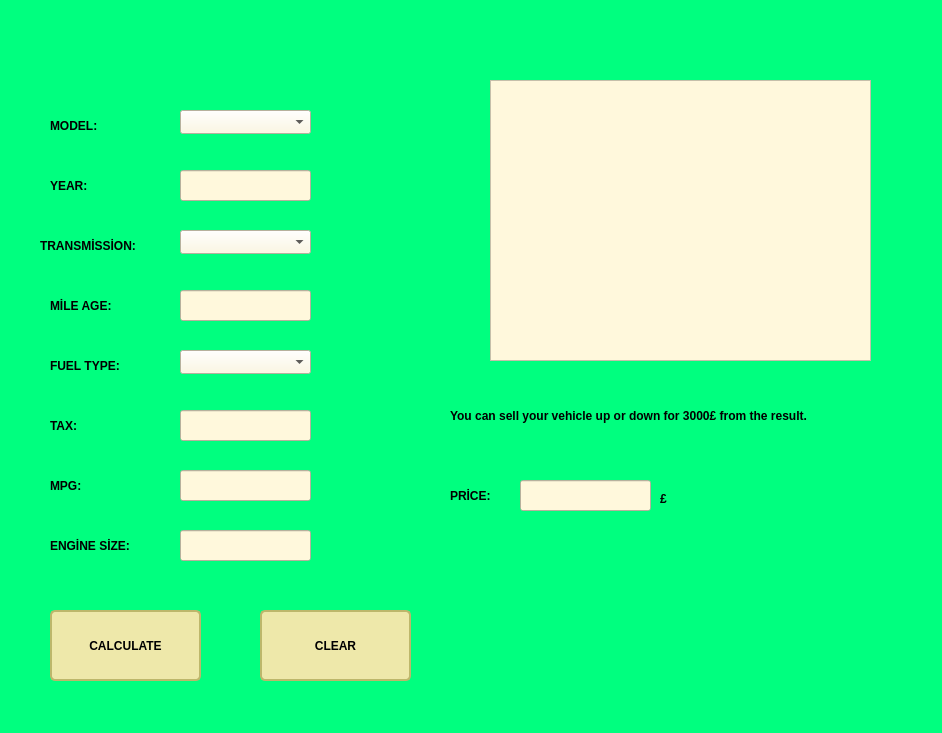
<?xml version="1.0" encoding="UTF-8"?>
<ui version="4.0">
 <class>Form</class>
 <widget class="QWidget" name="Form">
  <property name="geometry">
   <rect>
    <x>0</x>
    <y>0</y>
    <width>942</width>
    <height>733</height>
   </rect>
  </property>
  <property name="windowTitle">
   <string>MERCEDES</string>
  </property>
  <property name="styleSheet">
   <string notr="true">QWidget{
background-color:	#00ff7f;
}
QPushButton {
    background-color: palegoldenrod;
    border-width: 2px;
    border-color: darkkhaki;
    border-style: solid;
    border-radius: 5;
    padding: 3px;
    min-width: 9ex;
    min-height: 2.5ex;
}

QPushButton:hover {
   background-color: khaki;
}

/* Increase the padding, so the text is shifted when the button is
   pressed. */
QPushButton:pressed {
    padding-left: 5px;
    padding-top: 5px;
    background-color: #006600;
}

QLabel, QAbstractButton {
    font: bold;
}

/* Mark mandatory fields with a brownish color. */
.mandatory {
    color: brown;
}
QComboBox, QLineEdit, QSpinBox, QTextEdit, QListView {
   background-color: cornsilk;
   selection-color: #0a214c; 
   selection-background-color: #C19A6B;
}
</string>
  </property>
  <widget class="QLabel" name="label">
   <property name="geometry">
    <rect>
     <x>50</x>
     <y>110</y>
     <width>111</width>
     <height>31</height>
    </rect>
   </property>
   <property name="text">
    <string>MODEL:</string>
   </property>
  </widget>
  <widget class="QLabel" name="label_2">
   <property name="geometry">
    <rect>
     <x>50</x>
     <y>170</y>
     <width>111</width>
     <height>31</height>
    </rect>
   </property>
   <property name="text">
    <string>YEAR:</string>
   </property>
  </widget>
  <widget class="QLabel" name="label_3">
   <property name="geometry">
    <rect>
     <x>40</x>
     <y>230</y>
     <width>131</width>
     <height>31</height>
    </rect>
   </property>
   <property name="text">
    <string>TRANSMİSSİON:</string>
   </property>
  </widget>
  <widget class="QLabel" name="label_4">
   <property name="geometry">
    <rect>
     <x>50</x>
     <y>290</y>
     <width>111</width>
     <height>31</height>
    </rect>
   </property>
   <property name="text">
    <string>MİLE AGE:</string>
   </property>
  </widget>
  <widget class="QLabel" name="label_5">
   <property name="geometry">
    <rect>
     <x>50</x>
     <y>350</y>
     <width>111</width>
     <height>31</height>
    </rect>
   </property>
   <property name="text">
    <string>FUEL TYPE:</string>
   </property>
  </widget>
  <widget class="QLabel" name="label_6">
   <property name="geometry">
    <rect>
     <x>50</x>
     <y>410</y>
     <width>111</width>
     <height>31</height>
    </rect>
   </property>
   <property name="text">
    <string>TAX:</string>
   </property>
  </widget>
  <widget class="QLabel" name="label_7">
   <property name="geometry">
    <rect>
     <x>50</x>
     <y>470</y>
     <width>111</width>
     <height>31</height>
    </rect>
   </property>
   <property name="text">
    <string>MPG:</string>
   </property>
  </widget>
  <widget class="QLabel" name="label_8">
   <property name="geometry">
    <rect>
     <x>50</x>
     <y>530</y>
     <width>111</width>
     <height>31</height>
    </rect>
   </property>
   <property name="text">
    <string>ENGİNE SİZE:</string>
   </property>
  </widget>
  <widget class="QComboBox" name="Merc_Model_Combo">
   <property name="geometry">
    <rect>
     <x>180</x>
     <y>110</y>
     <width>131</width>
     <height>24</height>
    </rect>
   </property>
   <property name="toolTipDuration">
    <number>0</number>
   </property>
   <property name="currentText">
    <string/>
   </property>
   <property name="currentIndex">
    <number>-1</number>
   </property>
   <item>
    <property name="text">
     <string>SLK</string>
    </property>
   </item>
   <item>
    <property name="text">
     <string>S CLASS</string>
    </property>
   </item>
   <item>
    <property name="text">
     <string>SL CLASS</string>
    </property>
   </item>
   <item>
    <property name="text">
     <string>G CLASS</string>
    </property>
   </item>
   <item>
    <property name="text">
     <string>GLE CLASS</string>
    </property>
   </item>
   <item>
    <property name="text">
     <string>GLA CLASS</string>
    </property>
   </item>
   <item>
    <property name="text">
     <string>A CLASS</string>
    </property>
   </item>
   <item>
    <property name="text">
     <string>B CLASS</string>
    </property>
   </item>
   <item>
    <property name="text">
     <string>GLC CLASS</string>
    </property>
   </item>
   <item>
    <property name="text">
     <string>C CLASS</string>
    </property>
   </item>
   <item>
    <property name="text">
     <string>E CLASS</string>
    </property>
   </item>
   <item>
    <property name="text">
     <string>GL CLASS</string>
    </property>
   </item>
   <item>
    <property name="text">
     <string>CLS CLASS</string>
    </property>
   </item>
   <item>
    <property name="text">
     <string>CLC CLASS</string>
    </property>
   </item>
   <item>
    <property name="text">
     <string>CLA CLASS</string>
    </property>
   </item>
   <item>
    <property name="text">
     <string>V CLASS</string>
    </property>
   </item>
   <item>
    <property name="text">
     <string>M CLASS</string>
    </property>
   </item>
   <item>
    <property name="text">
     <string>CL CLASS</string>
    </property>
   </item>
   <item>
    <property name="text">
     <string>GLS CLASS</string>
    </property>
   </item>
   <item>
    <property name="text">
     <string>GLB CLASS</string>
    </property>
   </item>
   <item>
    <property name="text">
     <string>X CLASS</string>
    </property>
   </item>
   <item>
    <property name="text">
     <string>180</string>
    </property>
   </item>
   <item>
    <property name="text">
     <string>CLK</string>
    </property>
   </item>
   <item>
    <property name="text">
     <string>R CLASS</string>
    </property>
   </item>
   <item>
    <property name="text">
     <string>230</string>
    </property>
   </item>
   <item>
    <property name="text">
     <string>220</string>
    </property>
   </item>
   <item>
    <property name="text">
     <string>200</string>
    </property>
   </item>
  </widget>
  <widget class="QLineEdit" name="Merc_Year_lineEdit">
   <property name="geometry">
    <rect>
     <x>180</x>
     <y>170</y>
     <width>131</width>
     <height>31</height>
    </rect>
   </property>
   <property name="focusPolicy">
    <enum>Qt::StrongFocus</enum>
   </property>
   <property name="readOnly">
    <bool>false</bool>
   </property>
  </widget>
  <widget class="QComboBox" name="Merc_Trans_comboBox">
   <property name="geometry">
    <rect>
     <x>180</x>
     <y>230</y>
     <width>131</width>
     <height>24</height>
    </rect>
   </property>
   <property name="toolTipDuration">
    <number>0</number>
   </property>
   <property name="currentIndex">
    <number>-1</number>
   </property>
   <item>
    <property name="text">
     <string>AUTOMATİC</string>
    </property>
   </item>
   <item>
    <property name="text">
     <string>MANUEL</string>
    </property>
   </item>
   <item>
    <property name="text">
     <string>OTHER</string>
    </property>
   </item>
   <item>
    <property name="text">
     <string>SEMİ-AUTO</string>
    </property>
   </item>
  </widget>
  <widget class="QLineEdit" name="Merc_mileage_lineEdit">
   <property name="geometry">
    <rect>
     <x>180</x>
     <y>290</y>
     <width>131</width>
     <height>31</height>
    </rect>
   </property>
   <property name="focusPolicy">
    <enum>Qt::StrongFocus</enum>
   </property>
   <property name="readOnly">
    <bool>false</bool>
   </property>
  </widget>
  <widget class="QComboBox" name="Merc_ftype_comboBox">
   <property name="geometry">
    <rect>
     <x>180</x>
     <y>350</y>
     <width>131</width>
     <height>24</height>
    </rect>
   </property>
   <property name="toolTipDuration">
    <number>0</number>
   </property>
   <property name="currentIndex">
    <number>-1</number>
   </property>
   <item>
    <property name="text">
     <string>DİESEL</string>
    </property>
   </item>
   <item>
    <property name="text">
     <string>HYBRİD</string>
    </property>
   </item>
   <item>
    <property name="text">
     <string>OTHER</string>
    </property>
   </item>
   <item>
    <property name="text">
     <string>PETROL</string>
    </property>
   </item>
  </widget>
  <widget class="QLineEdit" name="Merc_tax_lineEdit">
   <property name="geometry">
    <rect>
     <x>180</x>
     <y>410</y>
     <width>131</width>
     <height>31</height>
    </rect>
   </property>
   <property name="focusPolicy">
    <enum>Qt::StrongFocus</enum>
   </property>
   <property name="readOnly">
    <bool>false</bool>
   </property>
  </widget>
  <widget class="QLineEdit" name="Merc_mpg_lineEdit">
   <property name="geometry">
    <rect>
     <x>180</x>
     <y>470</y>
     <width>131</width>
     <height>31</height>
    </rect>
   </property>
   <property name="focusPolicy">
    <enum>Qt::StrongFocus</enum>
   </property>
   <property name="readOnly">
    <bool>false</bool>
   </property>
  </widget>
  <widget class="QLineEdit" name="Merc_enginesize_lineEdit">
   <property name="geometry">
    <rect>
     <x>180</x>
     <y>530</y>
     <width>131</width>
     <height>31</height>
    </rect>
   </property>
   <property name="focusPolicy">
    <enum>Qt::StrongFocus</enum>
   </property>
   <property name="readOnly">
    <bool>false</bool>
   </property>
  </widget>
  <widget class="QPushButton" name="Merc_calculate_pushButton">
   <property name="geometry">
    <rect>
     <x>50</x>
     <y>610</y>
     <width>151</width>
     <height>71</height>
    </rect>
   </property>
   <property name="text">
    <string>CALCULATE</string>
   </property>
  </widget>
  <widget class="QPushButton" name="Merc_Clear_pushButton">
   <property name="geometry">
    <rect>
     <x>260</x>
     <y>610</y>
     <width>151</width>
     <height>71</height>
    </rect>
   </property>
   <property name="text">
    <string>CLEAR</string>
   </property>
  </widget>
  <widget class="QLabel" name="label_10">
   <property name="geometry">
    <rect>
     <x>450</x>
     <y>360</y>
     <width>471</width>
     <height>111</height>
    </rect>
   </property>
   <property name="text">
    <string>You can sell your vehicle up or down for 3000£ from the result.</string>
   </property>
  </widget>
  <widget class="QLabel" name="label_9">
   <property name="geometry">
    <rect>
     <x>450</x>
     <y>480</y>
     <width>111</width>
     <height>31</height>
    </rect>
   </property>
   <property name="text">
    <string>PRİCE:</string>
   </property>
  </widget>
  <widget class="QLineEdit" name="Merc_price_lineEdit">
   <property name="geometry">
    <rect>
     <x>520</x>
     <y>480</y>
     <width>131</width>
     <height>31</height>
    </rect>
   </property>
   <property name="focusPolicy">
    <enum>Qt::StrongFocus</enum>
   </property>
   <property name="readOnly">
    <bool>false</bool>
   </property>
  </widget>
  <widget class="QLabel" name="label_11">
   <property name="geometry">
    <rect>
     <x>660</x>
     <y>490</y>
     <width>31</width>
     <height>18</height>
    </rect>
   </property>
   <property name="text">
    <string>£</string>
   </property>
  </widget>
  <widget class="QTextEdit" name="textEdit">
   <property name="geometry">
    <rect>
     <x>490</x>
     <y>80</y>
     <width>381</width>
     <height>281</height>
    </rect>
   </property>
   <property name="styleSheet">
    <string notr="true">border-image: url(:/newPrefix/icons/MercPP.png);</string>
   </property>
  </widget>
 </widget>
 <resources>
  <include location="icons.qrc"/>
 </resources>
 <connections/>
</ui>
